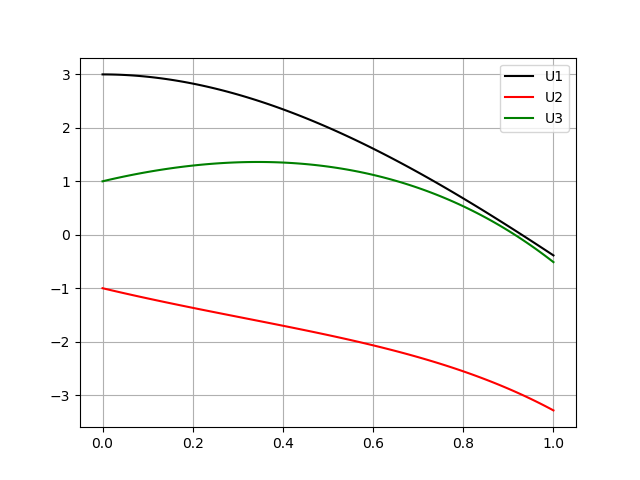

Reproduce this figure in Python.
import numpy as np
import matplotlib.pyplot as plt
def f1(t,u1,u2,u3):
    return u1+2*u2-2*u3+np.exp(-t)
def f2(t,u1,u2,u3):
	return u2+u3-2*np.exp(-t)
def f3(t,u1,u2,u3):
	return u1+2*u2+np.exp(-t)
a=0
b=1
h=0.01
N=int((b-a)/h)+1

T=np.linspace(a,b,N)
U1=np.zeros(N)
U2=np.zeros(N)
U3=np.zeros(N)
U1[0]=3
U2[0]=-1
U3[0]=1

for i in range(N-1):
	k1=h*f1(T[i],U1[i],U2[i],U3[i])
	l1=h*f2(T[i],U1[i],U2[i],U3[i])
	m1=h*f3(T[i],U1[i],U2[i],U3[i])

	k2=h*f1(T[i]+h/2,U1[i]+k1/2,U2[i]+l1/2,U3[i]+m1/2)
	l2=h*f2(T[i]+h/2,U1[i]+k1/2,U2[i]+l1/2,U3[i]+m1/2)
	m2=h*f3(T[i]+h/2,U1[i]+k1/2,U2[i]+l1/2,U3[i]+m1/2)

	k3=h*f1(T[i]+h/2,U1[i]+k2/2,U2[i]+l2/2,U3[i]+m2/2)
	l3=h*f2(T[i]+h/2,U1[i]+k2/2,U2[i]+l2/2,U3[i]+m2/2)
	m3=h*f3(T[i]+h/2,U1[i]+k2/2,U2[i]+l2/2,U3[i]+m2/2)

	k4=h*f1(T[i]+h,U1[i]+k3,U2[i]+l3,U3[i]+m3)
	l4=h*f2(T[i]+h,U1[i]+k3,U2[i]+l3,U3[i]+m3)
	m4=h*f3(T[i]+h,U1[i]+k3,U2[i]+l3,U3[i]+m3)

	U1[i+1]=U1[i]+(k1+2*k2+2*k3+k4)/6
	U2[i+1]=U2[i]+(l1+2*l2+2*l3+l4)/6
	U3[i+1]=U3[i]+(m1+2*m2+2*m3+m4)/6

plt.plot(T,U1,color='black',label="U1")
plt.plot(T,U2,color='red',label="U2")
plt.plot(T,U3,color='green',label="U3")

plt.legend()
plt.grid()
plt.show()
